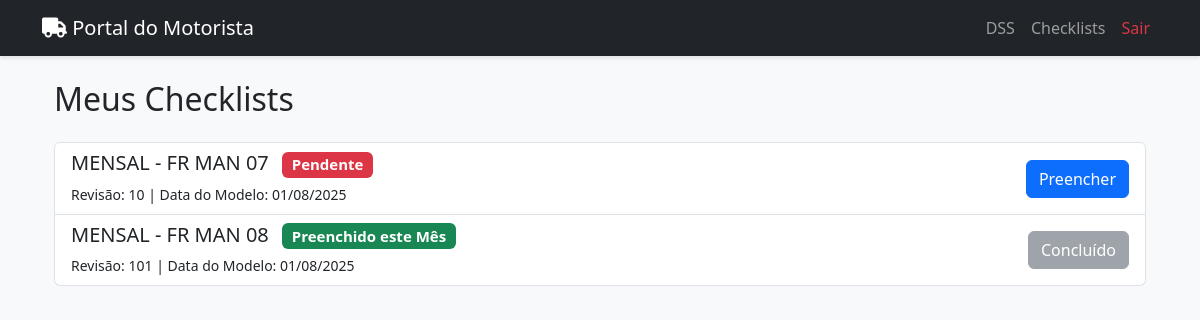
Page /checklists_motorista (signed in) on the earlier database version.
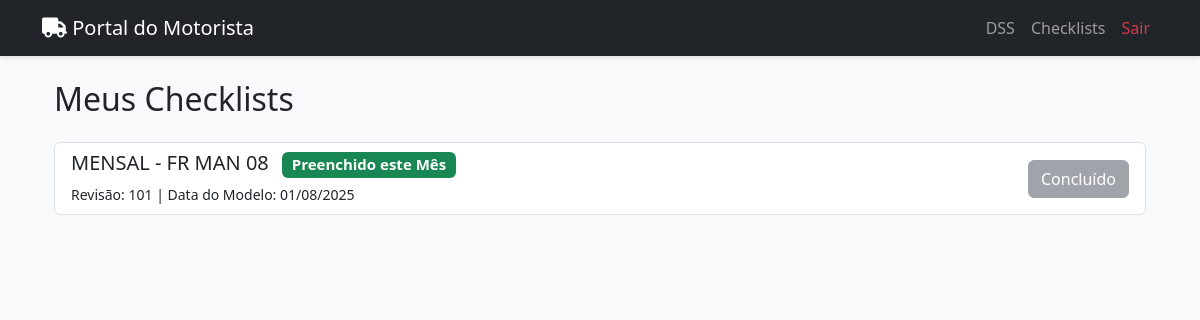
Same page on the later database version.
### app/models.py (models this page shows)
class Checklist(db.Model):
    id = db.Column(db.Integer, primary_key=True)
    titulo = db.Column(db.String(200), nullable=False)
    unidade = db.Column(db.String(100), nullable=True)
    tipo = db.Column(db.String(50), nullable=False)
    codigo = db.Column(db.String(50), nullable=False)
    revisao = db.Column(db.String(20), nullable=False)
    data = db.Column(db.Date, nullable=False)
    ativo = db.Column(db.Boolean, default=True, nullable=False)  # <-- CAMPO ADICIONADO
    itens = db.relationship('ChecklistItem', backref='checklist', lazy='dynamic', cascade="all, delete-orphan")
    preenchimentos = db.relationship('ChecklistPreenchido', backref='checklist', lazy=True, cascade="all, delete-orphan") # <-- CASCADE ADICIONADO

### app/routes.py (the view)
@main_bp.route('/checklists_motorista')
def lista_checklists_motorista():
    if 'motorista_id' not in session:
        return redirect(url_for('main.motorista_login'))
    motorista_id = session['motorista_id']
    motorista = Motorista.query.get(motorista_id)
    if not motorista:
        flash('Seus dados de motorista não foram encontrados.', 'danger')
        return redirect(url_for('main.motorista_login'))
    motorista_unidade = motorista.unidade
    checklists = Checklist.query.filter(
        Checklist.ativo == True,  # <-- Garante que apenas checklists ativos apareçam.
        Checklist.itens.any(),
        or_(
            Checklist.unidade == motorista_unidade,
            Checklist.unidade == None
        )
    ).order_by(Checklist.tipo, Checklist.codigo).all()
    checklists_com_status = []
    hoje = date.today()
    for checklist in checklists:
        preenchido_no_periodo = False
        status_texto = "Pendente"
        if checklist.tipo == 'DIÁRIO':
            preenchimento = ChecklistPreenchido.query.filter(
                and_(
                    ChecklistPreenchido.motorista_id == motorista_id,
                    ChecklistPreenchido.checklist_id == checklist.id,
                    db.func.date(ChecklistPreenchido.data_preenchimento) == hoje
                )
            ).first()
            if preenchimento:
                preenchido_no_periodo = True
                status_texto = "Preenchido Hoje"
        elif checklist.tipo == 'MENSAL':
            preenchimento = ChecklistPreenchido.query.filter(
                and_(
                    ChecklistPreenchido.motorista_id == motorista_id,
                    ChecklistPreenchido.checklist_id == checklist.id,
                    db.func.extract('year', ChecklistPreenchido.data_preenchimento) == hoje.year,
                    db.func.extract('month', ChecklistPreenchido.data_preenchimento) == hoje.month
                )
            ).first()
            if preenchimento:
                preenchido_no_periodo = True
                status_texto = "Preenchido este Mês"
        checklists_com_status.append({
            'checklist': checklist,
            'preenchido': preenchido_no_periodo,
            'status': status_texto
        })
    return render_template('motorista_lista_checklists.html', checklists_info=checklists_com_status)

### app/templates/motorista_lista_checklists.html (shortened to what this page needs)
{% extends "base_motorista.html" %}
{% block content %}
<div class="container mt-4">
    <h2 class="mb-4">Meus Checklists</h2>
    <div class="list-group">
        {% if checklists_info %}
            {% for info in checklists_info %}
                {% set checklist = info.checklist %}
                {% set status = info.status %}
                {% set preenchido = info.preenchido %}
                <div class="list-group-item list-group-item-action d-flex justify-content-between align-items-center">
                    <div class="flex-grow-1">
                        <h5 class="mb-1">
                            {{ checklist.tipo }} - {{ checklist.codigo }}
                            {% if preenchido %}
                                <span class="badge bg-success ms-2">{{ status }}</span>
                            {% else %}
                                <span class="badge bg-danger ms-2">Pendente</span>
                            {% endif %}
                        </h5>
                        <small>Revisão: {{ checklist.revisao }} | Data do Modelo: {{ checklist.data.strftime('%d/%m/%Y') }}</small>
                    </div>
                    <a href="{{ url_for('main.preencher_checklist', checklist_id=checklist.id) if not preenchido else '#' }}"
                       class="btn {{ 'btn-secondary disabled' if preenchido else 'btn-primary' }}"
                       aria-disabled="{{ 'true' if preenchido else 'false' }}">
                        {% if preenchido %}Concluído{% else %}Preencher{% endif %}
                    </a>
                </div>
            {% endfor %}
        {% else %}
            <div class="list-group-item">
                <p class="text-center mb-0">Nenhum checklist disponível no momento.</p>
            </div>
        {% endif %}
    </div>
</div>
{% endblock %}

Differences in the rows shown:
removed Checklist: tipo "MENSAL", codigo "FR MAN 07", revisao "10", data "01/08/2025"
Other differences:
list line gone: "- Pendente Revisão: | Data do Modelo: Preencher"
